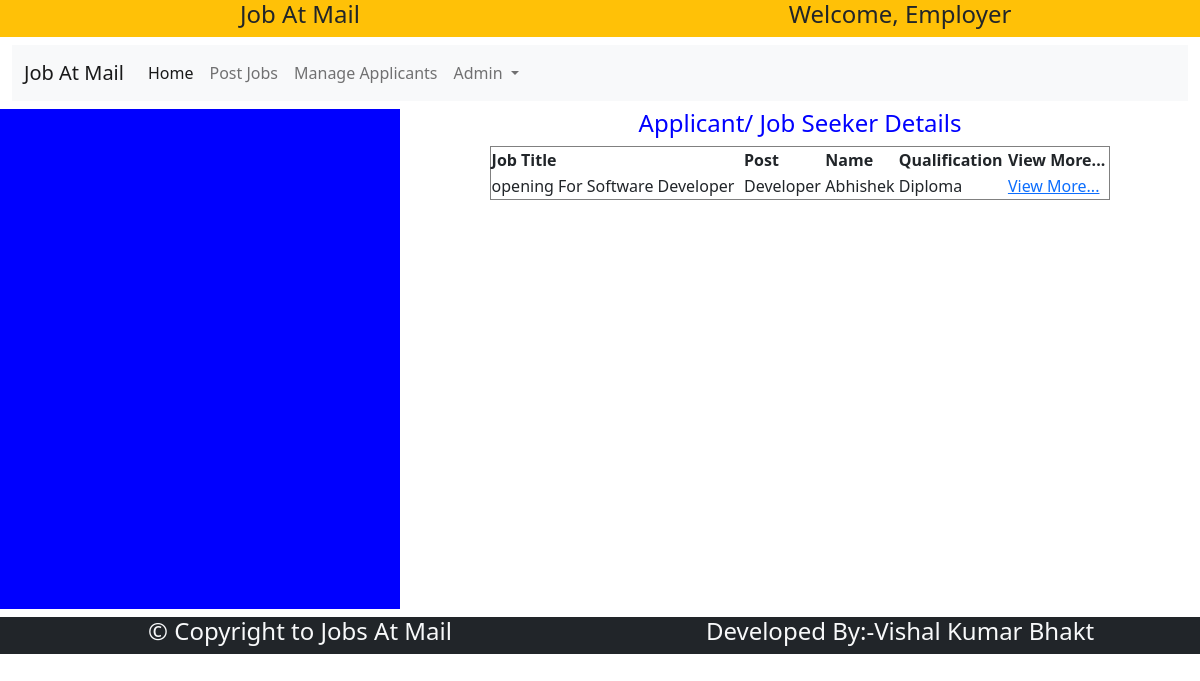
The page /manageapp/ (signed in) on the database its author committed.
### jamapp/models.py (models this page shows)
class AppliedJobs(models.Model):
    empemailaddress=models.EmailField(max_length=50)
    jobtitle=models.CharField(max_length=100)
    post=models.CharField(max_length=50)
    name=models.CharField(max_length=50)
    gender=models.CharField(max_length=6)
    address=models.TextField()
    contactno=models.CharField(max_length=15)
    emailaddress=models.EmailField(max_length=50, primary_key="True")
    dob=models.CharField(max_length=20)
    qualification=models.CharField(max_length=100)
    experience=models.CharField(max_length=20)
    keyskills=models.TextField()
    applieddate=models.CharField(max_length=30)

### jamapp/views.py (the view)
# urls.py: path('manageapp/',views.manageapp,name='manageapp'),
def manageapp(request):
    try:
        if request.session['employer']:
            aj=AppliedJobs.objects.filter(empemailaddress=request.session['employer']).all()
            return render(request,'manageapp.html',{'aj':aj})
    except:
        return render(request,'login.html')

### jamapp/templates/manageapp.html
{% extends "empbase.html" %}
{% block body %}
    <h4 style="color:blue;text-align:center;">
        Applicant/ Job Seeker Details
    </h4>
<div style="width:100%;">
    <table border="1" style="width:80%;margin:0 auto;">
        <tr>
            <th>Job Title</th>
            <th>Post</th>
            <th>Name</th>
            <th>Qualification</th>
            <th>View More...</th>
        </tr>
        {% for a in aj %}
            <tr>
                <td>{{a.jobtitle}}</td>
                <td>{{a.post}}</td>
                <td>{{a.name}}</td>
                <td>{{a.qualification}}</td>
                <td>
                    <a href="{% url 'jsprofile' id=a.id %}">View More...</a>
                </td>
            </tr>
        {% endfor %}
    </table>
</div>
{% endblock body %}

### rows shown on the page
AppliedJobs: jobtitle "opening For Software Developer", post "Developer", name "Abhishek", qualification "Diploma"
